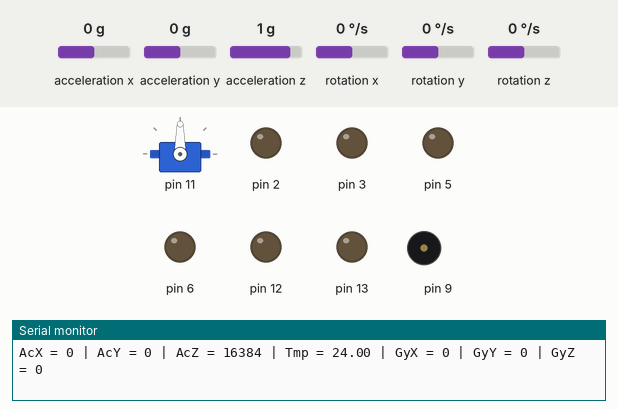
A sketch run on a simulated Arduino Uno, built with avr-gcc and run on an emulated ATmega328P. Shown: servo, output pins drawn as LEDs (lit = HIGH), buzzer (waves = sounding), the last lines printed to the serial monitor. Wiring (inferred from the names in the program): MPU-6050 motion sensor at I2C address 0x69. Inputs (shaded band) come from the test bench; at power-on: acceleration x 0 g, acceleration y 0 g, acceleration z 1 g, rotation x 0 °/s, rotation y 0 °/s, rotation z 0 °/s. Pins used as bus, display or sensor lines are not drawn.

Above: at 1.2 s.
1.3 s: acceleration x set to -1.4 g
4.3 s: acceleration y set to -1.4 g
7.3 s: acceleration z set to 0 g
10.3 s: rotation x set to -192 °/s
At 30.18 s:
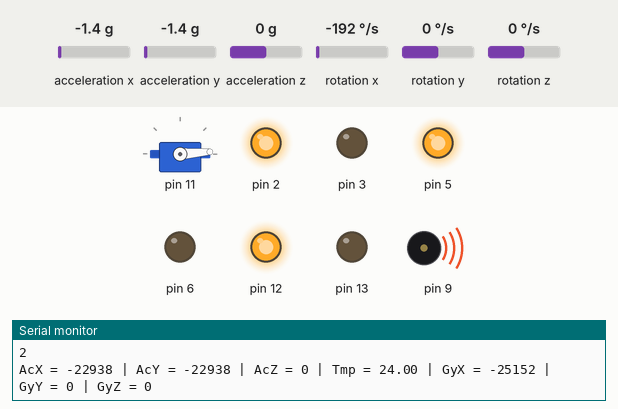
At 30.56 s:
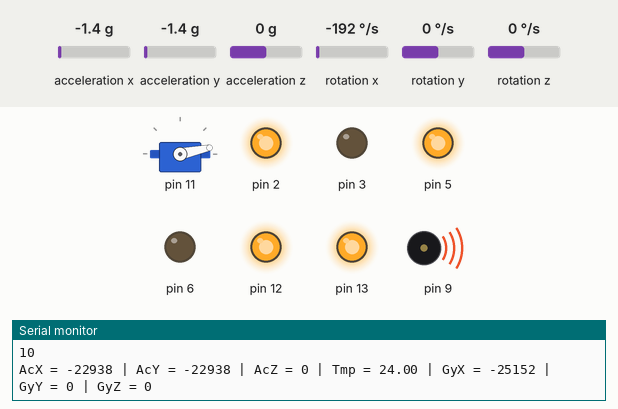
Timing chart, 0 to 31.6 s (numbered marks = the images above; inputs shaded):
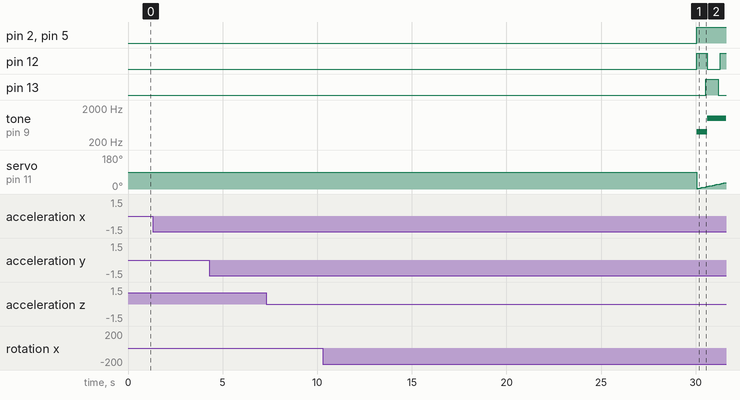

The sketch:

UFOcode.ino
```cpp
// (licence header left out)
//You should have received a copy of the GNU General Public License
//along with this program.  If not, see <http://www.gnu.org/licenses/>.

#include<Wire.h>          // Accelerometer
const int MPU_addr = 0x69; // I2C address of the MPU-6050
int16_t AcX, AcY, AcZ, Tmp, GyX, GyY, GyZ;

int n = 0;


class Flasher1      //LEDit
{
    int ledPin;      // the number of the LED pin
    long OnTime;
    long OffTime;    // milliseconds of interval

    // These maintain the current state
    int ledState;                 // ledState used to set the LED
    unsigned long previousMillis;   // will store last time LED was updated

    // Constructor - creates a Flasher
    // and initializes the member variables and state
  public:
    Flasher1(int pin, long on, long off)
    {
      ledPin = pin;
      pinMode(ledPin, OUTPUT);

      OnTime = on;
      OffTime = off;

      ledState = LOW;
      previousMillis = 0;
    }

    void Update()
    {
      unsigned long currentMillis = millis();

      if ((ledState == HIGH) && (currentMillis - previousMillis >= OnTime))
      {
        ledState = LOW;  // Turn it off
        previousMillis = currentMillis;  // Remember the time
        digitalWrite(ledPin, ledState);  // Update the actual LED
      }
      else if ((ledState == LOW) && (currentMillis - previousMillis >= OffTime))
      {
        ledState = HIGH;  // turn it on
        previousMillis = currentMillis;   // Remember the time
        digitalWrite(ledPin, ledState);   // Update the actual LED
      }
    }
};

Flasher1 led1(12, 500, 600);

class Piezo1        //ääni
{
    // Class Member Variables
    // These are initialized at startup
    int piezo1Pin;      // the number of the LED pin
    long OnTime;
    long OffTime;    // milliseconds of interval
    int toneState;

    // These maintain the current state
    int piezo1State;                 // ledState used to set the LED
    unsigned long previousMillis;   // will store last time LED was updated

    // Constructor - creates a Flasher
    // and initializes the member variables and state
  public:
    Piezo1 (int pin, long on, long off)
    {
      piezo1Pin = pin;
      pinMode(piezo1Pin, OUTPUT);

      OnTime = on;
      OffTime = off;

      piezo1State = HIGH;
      previousMillis = 0;
      tone(8, 400);
      tone(9, 400);
      toneState = LOW;
    }

    void Update()
    {
      unsigned long currentMillis = millis();

      if  ((toneState == HIGH) && (currentMillis - previousMillis >= OnTime))
      {
        tone(9, 1000);  // Turn it off
        tone(8, 1000);
        toneState = LOW;
        previousMillis = currentMillis;  // Remember the time
        digitalWrite(piezo1Pin, piezo1State);  // Update the actual LED
      }
      else if ((toneState == LOW) && (currentMillis - previousMillis >= OffTime))
      {
        tone(9, 400); // turn it on
        tone(8, 400);
        toneState = HIGH;
        previousMillis = currentMillis;   // Remember the time
        digitalWrite(piezo1Pin, piezo1State);   // Update the actual LED
      }
    }
};

Piezo1 piezo1(9, 500, 1000);
Piezo1 piezo2(8, 500, 1000);


class Motor1        //moottorit
{
    // Class Member Variables
    // These are initialized at startup
    int motor1Pin;      // the number of the motor pin
    long OnTime;    // milliseconds of interval
    long OffTime;
    // These maintain the current state
    int motor1State;                 // motorState used to set the motor
    unsigned long previousMillis;   // will store last time LED was updated

  public:
    Motor1(int pin, long on, long off)
    {
      motor1Pin = pin;
      pinMode(motor1Pin, OUTPUT);

      OnTime = on;
      OffTime = off;

      motor1State = LOW;
      previousMillis = 0;
    }

    void Update()
    {
      // check to see if it's time to change the state of the LED
      unsigned long currentMillis = millis();

      if ((motor1State == HIGH) && (currentMillis - previousMillis >= OnTime))
      {
        motor1State = LOW;  // Turn it off
        previousMillis = currentMillis;  // Remember the time
        digitalWrite(motor1Pin, motor1State);  // Update the actual LED
      }
      else if ((motor1State == LOW) && (currentMillis - previousMillis >= OffTime))
      {
        motor1State = HIGH;  // turn it on
        previousMillis = currentMillis;   // Remember the time
        digitalWrite(motor1Pin, motor1State);   // Update the actual LED
      }
    }
};


Motor1 motor1(2, 2489, 2489);
Motor1 motor2(5, 5987, 5987);


class Motor2          //moottori
{
    // Class Member Variables
    // These are initialized at startup
    int motor2Pin;      // the number of the motor pin
    long OnTime;    // milliseconds of interval
    long OffTime;
    // These maintain the current state
    int motor2State;                 // ledState used to set the LED
    unsigned long previousMillis;   // will store last time LED was updated

    // Constructor - creates a Flasher
    // and initializes the member variables and state
  public:
    Motor2(int pin, long on, long off)
    {
      motor2Pin = pin;
      pinMode(motor2Pin, OUTPUT);

      OnTime = on;
      OffTime = off;

      motor2State = HIGH;
      previousMillis = 0;
    }

    void Update()
    {
      // check to see if it's time to change the state of the LED
      unsigned long currentMillis = millis();

      if ((motor2State == HIGH) && (currentMillis - previousMillis >= OnTime))
      {
        motor2State = LOW;  // Turn it off
        previousMillis = currentMillis;  // Remember the time
        digitalWrite(motor2Pin, motor2State);  // Update the actual LED
      }
      else if ((motor2State == LOW) && (currentMillis - previousMillis >= OffTime))
      {
        motor2State = HIGH;  // turn it on
        previousMillis = currentMillis;   // Remember the time
        digitalWrite(motor2Pin, motor2State);   // Update the actual LED
      }
    }
};


Motor2 motor3(3, 2489, 2489);
Motor2 motor4(6, 5987, 5987);


#include <Servo.h>

class Sweeper             //servo
{
    Servo servo;              // the servo
    int pos;              // current servo position
    int increment;        // increment to move for each interval
    int  updateInterval;      // interval between updates
    unsigned long lastUpdate; // last update of position

  public:
    Sweeper(int pin, int interval)
    {
      updateInterval = interval;
      increment = 2;
    }

    void Attach(int pin)
    {
      servo.attach(pin);
    }

    void Detach()
    {
      servo.detach();
    }

    void Update()
    {
      if ((millis() - lastUpdate) > updateInterval) // time to update
      {
        lastUpdate = millis();
        pos += increment;
        servo.write(pos);
        Serial.println(pos);
        if ((pos >= 180) || (pos <= 0)) // end of sweep
        {
          // reverse direction
          increment = -increment;
        }
      }
    }
};

Sweeper sweeper1(11, 10);

class Flasher2      //led
{
    // Class Member Variables
    // These are initialized at startup
    int ledPin;      // the number of the LED pin
    long OnTime;
    long OffTime;    // milliseconds of interval

    // These maintain the current state
    int ledState;                 // ledState used to set the LED
    unsigned long previousMillis;   // will store last time LED was updated

    // Constructor - creates a Flasher
    // and initializes the member variables and state
  public:
    Flasher2(int pin, long on, long off)
    {
      ledPin = pin;
      pinMode(ledPin, OUTPUT);

      OnTime = on;
      OffTime = off;

      ledState = HIGH;
      previousMillis = 0;
    }

    void Update()
    {
      unsigned long currentMillis = millis();

      if ((ledState == HIGH) && (currentMillis - previousMillis >= OnTime))
      {
        ledState = LOW;  // Turn it off
        previousMillis = currentMillis;  // Remember the time
        digitalWrite(ledPin, ledState);  // Update the actual LED
      }
      else if ((ledState == LOW) && (currentMillis - previousMillis >= OffTime))
      {
        ledState = HIGH;  // turn it on
        previousMillis = currentMillis;   // Remember the time
        digitalWrite(ledPin, ledState);   // Update the actual LED
      }
    }
};

Flasher2 led2(13, 650, 450);


void setup() {

  pinMode(12, OUTPUT);
  pinMode(13, OUTPUT);
  Serial.begin(9600);
  sweeper1.Attach(11);
  pinMode(2, OUTPUT);
  pinMode(3, OUTPUT);
  pinMode(5, OUTPUT);
  pinMode(6, OUTPUT);
  pinMode(9, OUTPUT);
  pinMode(8, OUTPUT);
  Wire.begin();
  Wire.beginTransmission(MPU_addr);
  Wire.write(0x6B);  // PWR_MGMT_1 register
  Wire.write(0);     // set to zero (wakes up the MPU-6050)
  Wire.endTransmission(true);
  Serial.begin(9600);
}

void loop()
{
  unsigned long currentMillis = millis();

  if (currentMillis < 30000) {      //10s tauko ennen alkua
    noTone(8);
    noTone(9);
  }

  if (n > 8) {                      //pysäytys ravistuksesta
    digitalWrite(12, LOW);
    digitalWrite(13, LOW);
    digitalWrite(2, LOW);
    digitalWrite(3, LOW);
    digitalWrite(5, LOW);
    digitalWrite(6, LOW);
    noTone(9);
    noTone(8);

  }
  if ((n < 8) && (currentMillis > 30000)) {   //pysäytys ravistuksesta
    led1.Update();                              //ja 10s tauko
    led2.Update();
    sweeper1.Update();
    motor1.Update();
    motor2.Update();
    motor3.Update();
    motor4.Update();
    piezo1.Update();
  }

  Wire.beginTransmission(MPU_addr);
  Wire.write(0x3B);  // starting with register 0x3B (ACCEL_XOUT_H)
  Wire.endTransmission(false);
  Wire.requestFrom(MPU_addr, 14, true); // request a total of 14 registers
  AcX = Wire.read() << 8 | Wire.read(); // 0x3B (ACCEL_XOUT_H) & 0x3C (ACCEL_XOUT_L)
  AcY = Wire.read() << 8 | Wire.read(); // 0x3D (ACCEL_YOUT_H) & 0x3E (ACCEL_YOUT_L)

  if (AcY >= 5000) {                        //ravistus
    n++;
  }
  AcZ = Wire.read() << 8 | Wire.read(); // 0x3F (ACCEL_ZOUT_H) & 0x40 (ACCEL_ZOUT_L)
  Tmp = Wire.read() << 8 | Wire.read(); // 0x41 (TEMP_OUT_H) & 0x42 (TEMP_OUT_L)
  GyX = Wire.read() << 8 | Wire.read(); // 0x43 (GYRO_XOUT_H) & 0x44 (GYRO_XOUT_L)
  GyY = Wire.read() << 8 | Wire.read(); // 0x45 (GYRO_YOUT_H) & 0x46 (GYRO_YOUT_L)
  GyZ = Wire.read() << 8 | Wire.read(); // 0x47 (GYRO_ZOUT_H) & 0x48 (GYRO_ZOUT_L)
  Serial.print("AcX = "); Serial.print(AcX);
  Serial.print(" | AcY = "); Serial.print(AcY);
  Serial.print(" | AcZ = "); Serial.print(AcZ);
  Serial.print(" | Tmp = "); Serial.print(Tmp / 340.00 + 36.53); //equation for temperature in degrees C from datasheet
  Serial.print(" | GyX = "); Serial.print(GyX);
  Serial.print(" | GyY = "); Serial.print(GyY);
  Serial.print(" | GyZ = "); Serial.println(GyZ);
}
```
